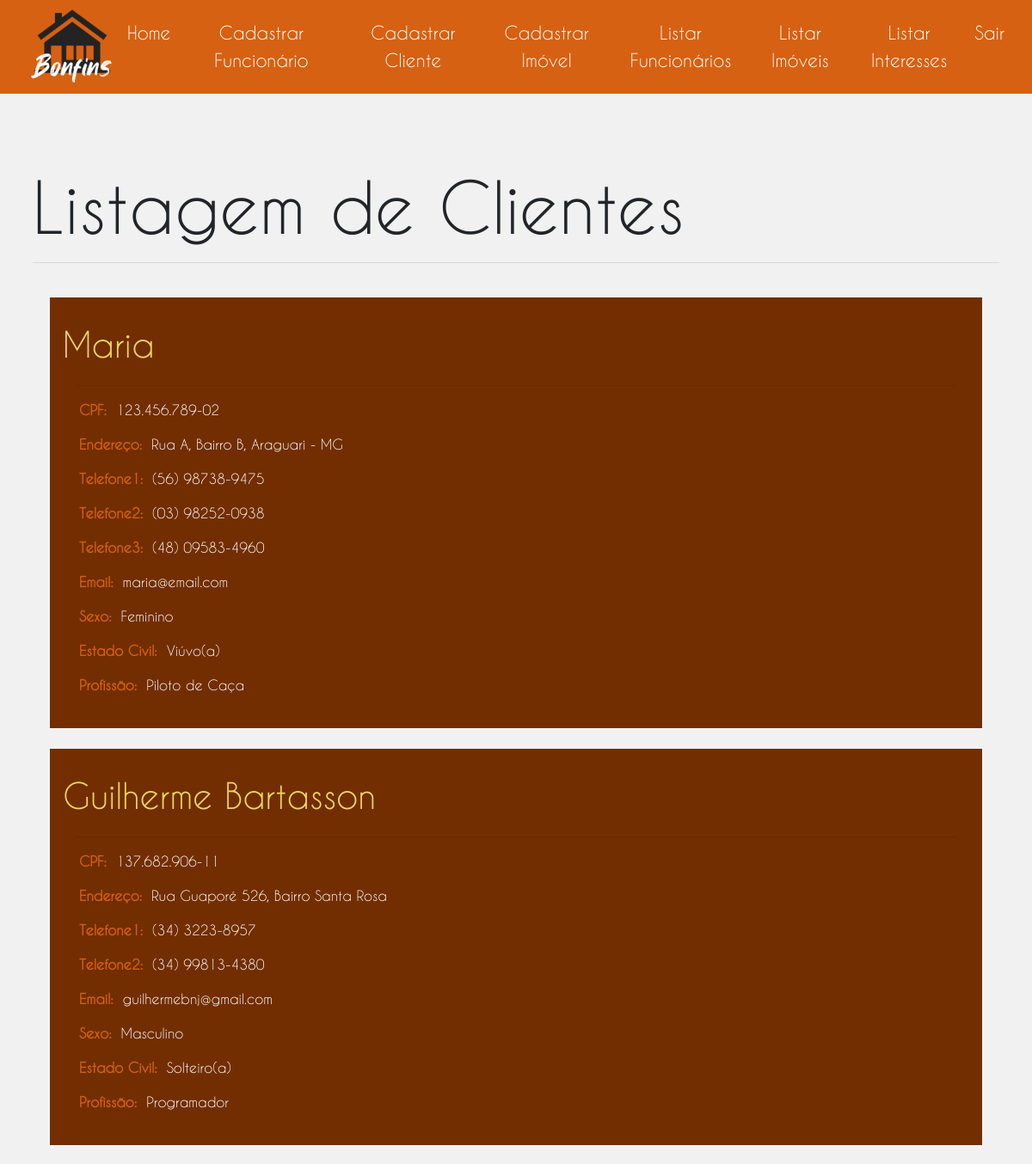
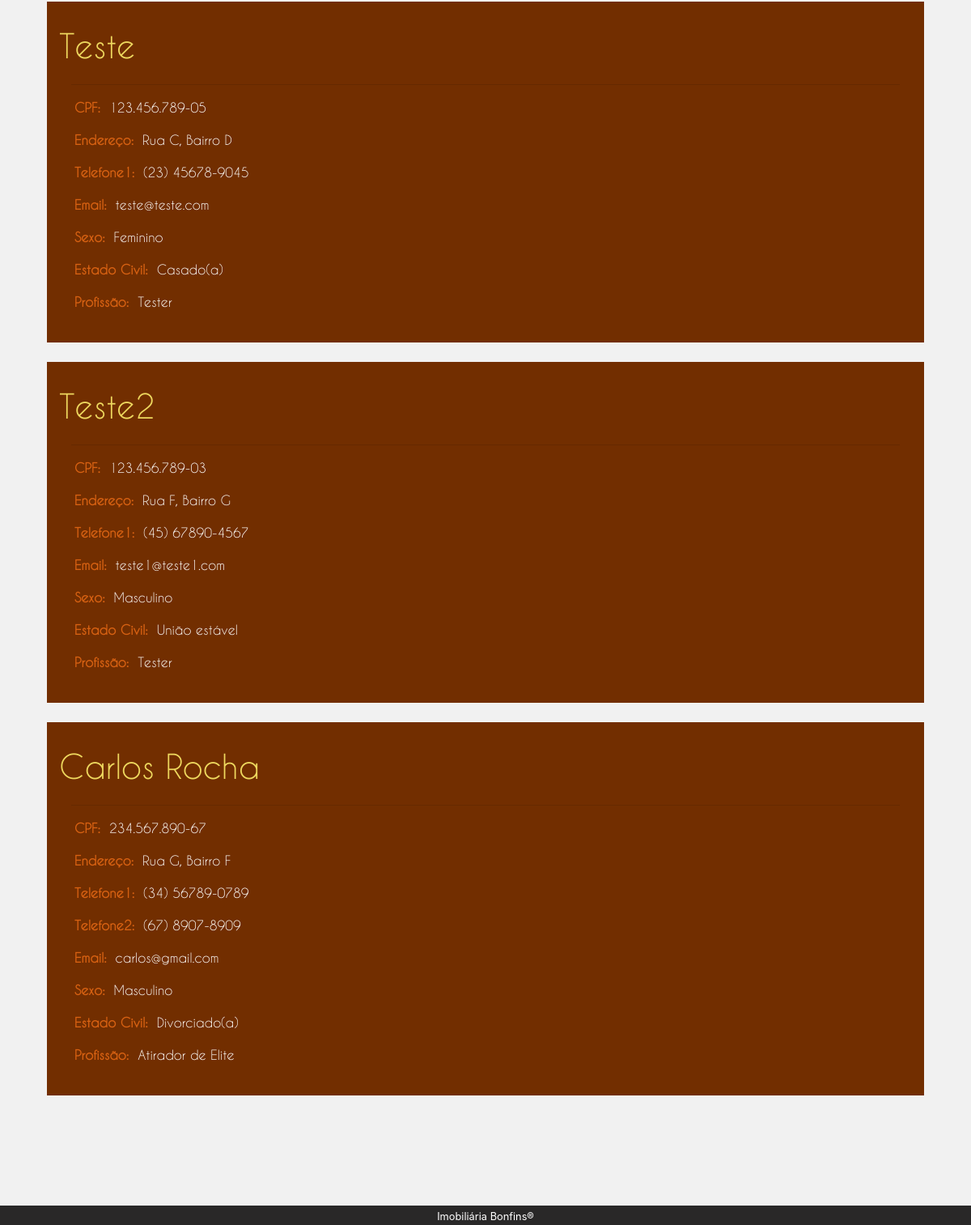
/administrativo/listagemCliente.php (signed in), run on the app's committed database (2 pictures, top to bottom).
### tables this page shows
CREATE TABLE `cliente` (
  `ID` int(4) UNSIGNED NOT NULL,
  `Nome` varchar(100) NOT NULL,
  `Cpf` varchar(14) NOT NULL,
  `Endereco` varchar(150) NOT NULL,
  `Email` varchar(60) NOT NULL,
  `Sexo` char(1) NOT NULL,
  `EstadoCivil` int(1) UNSIGNED NOT NULL,
  `Profissao` varchar(100) NOT NULL
);

CREATE TABLE `estadoCivil` (
  `ID` int(4) UNSIGNED NOT NULL,
  `Nome` varchar(30) NOT NULL
);

### php/cliente.php (called while the page is built, shortened)
<?php
    function getClientes($conn) {
        $array_clientes = null;
        $sql = "SELECT
                    c.ID,
                    c.Nome,
                    c.Cpf,
                    c.Endereco,
                    c.Email,
                    c.Sexo,
                    e.Nome as EstadoCivil,
                    c.Profissao
                FROM
                    cliente as c,
                    estadoCivil as e
                WHERE
                    c.EstadoCivil = e.ID";
        $result = $conn->query($sql);
        while ($row = $result->fetch()) {
            $cliente = new Cliente();
            $cliente->id            = $row["ID"];
            $cliente->nome          = $row["Nome"];
            $cliente->cpf           = $row["Cpf"];
            $cliente->endereco      = $row["Endereco"];
            $cliente->email         = $row["Email"];
            if ($row["Sexo"] == "m")
                $cliente->sexo      = "Masculino";
            if ($row["Sexo"] == "f")
                $cliente->sexo      = "Feminino";
            $cliente->estadoCivil   = $row["EstadoCivil"];
            $cliente->profissao     = $row["Profissao"];
            $array_clientes[] = $cliente;
        }
        return $array_clientes;
    }
?>

### administrativo/listagemCliente.php (the view, shortened to what this page needs)
<!DOCTYPE html>
<html lang="pt-br">
    <head>
        <link rel="stylesheet" href="../css/bootstrap.css">
        <link rel="stylesheet" href="css/administrativo.css">
        <link rel="stylesheet" href="css/listagem.css">
    </head>
    <body>
        <section>
            <div class="col-sm-12">
                <div class="row">
                    <div class="col-sm-12 p-0">
                        <nav class="navbar navbar-expand-lg navbar-light sticky-top pt-0">
                            <a class="navbar-brand pt-0" href="../index.html">
                                <img class="logo-bonfins" src="../assets/images/logo-bonfins3.png">
                            </a>
                            <div class="collapse navbar-collapse" id="navbarSupportedContent">
                                <ul class="navbar-nav ml-auto">
                                    <li class="mt-2 mr-3">
                                        <a href="index.php">Home</a>
                                    </li>
                                    <li class="mt-2 mr-3">
                                        <a href="cadastroFuncionario.php">Cadastrar Funcionário</a>
                                    </li>
                                    <li class="mt-2 mr-3">
                                        <a href="cadastroCliente.php">Cadastrar Cliente</a>
                                    </li>
                                    <li class="mt-2 mr-3">
                                        <a href="cadastroImovel.php">Cadastrar Imóvel</a>
                                    </li>
                                    <li class="mt-2 mr-3">
                                        <a href="listagemFuncionario.php">Listar Funcionários</a>
                                    </li>
                                    <li class="mt-2 mr-3">
                                        <a href="listagemImovel.php">Listar Imóveis</a>
                                    </li>
                                    <li class="mt-2 mr-3">
                                        <a href="listagemInteresse.php">Listar Interesses</a>
                                    </li>
                                    <li class="mt-2 mr-3">
                                        <a href="../php/logout.php">Sair</a>
                                    </li>
                                </ul>
                            </div>
                        </nav>
                    </div>
                </div>
                <div class="row">
                    <div class="col-sm-12 px-0">
                        <div id="listagemContainer" class="px-0">
                            <div class="container px-0">
                                <div class="jumbotron px-2">
                                    <h1 class="display-4">Listagem de Clientes</h1>
                                    <hr class="my-3">
                                    <div id="admContainer">
                                        <?php
                                            require "../php/conexaoMysql.php";
                                            require "../php/cliente.php";
                                            $arrayClientes = null;
                                            $telefones = null;
                                            try {
                                                $arrayClientes = getClientes($conn);
                                            } catch (Exception $e) {
                                                $msgErro = $e->getMessage();
                                                echo $msgErro;
                                            }
                                            if ($arrayClientes != null) {
                                                foreach ($arrayClientes as $cliente) {
                                                    $counterTelefone = 1;
                                                    $sql = "SELECT
                                                                Numero
                                                            FROM
                                                                telefone
                                                            WHERE
                                                                PessoaID = $cliente->id AND
                                                                TipoPessoa = 1";
                                                    $result = $conn->query($sql);
                                                    while ($row = $result->fetch()) {
                                                        $telefones[] = $row["Numero"];
                                                    }
                                                    echo "
                                                        <div class='row pt-4'>
                                                            <div class='container'>
                                                                <div class='col-sm-12 admBox'>
                                                                    <div class='row'>
                                                                        <h1>$cliente->nome</h1>
                                                                    </div>
                                                                    <hr>
                                                                    <div class='row mt-2 ml-1'>
                                                                        <label for='cpf'>
                                                                            <strong>CPF:&nbsp&nbsp</strong>
                                                                        </label>
                                                                        <span name='cpf'>$cliente->cpf</span>
                                                                    </div>
                                                                    <div class='row mt-2 ml-1'>
                                                                        <label for='endereco'>
                                                                            <strong>Endereço:&nbsp&nbsp</strong>
                                                                        </label>
                                                                        <span name='endereco'>$cliente->endereco</span>
                                                                    </div>";
                                                    for ($x = 0; $x < count($telefones); $x++) {
                                                        echo "
                                                            <div class='row mt-2 ml-1'>
                                                                <label for='telefone$counterTelefone'>
                                                                    <strong>Telefone$counterTelefone:&nbsp&nbsp</strong>
                                                                </label>
                                                                <span name='telefone$counterTelefone'>$telefones[$x]</span>
                                                            </div>";
                                                        $counterTelefone++;
                                                    }
                                                    echo "
                                                                    <div class='row mt-2 ml-1'>
                                                                        <label for='email'>
                                                                            <strong>Email:&nbsp&nbsp</strong>
                                                                        </label>
                                                                        <span name='email'>$cliente->email</span>
                                                                    </div>
                                                                    <div class='row mt-2 ml-1'>
                                                                        <label for='sexo'>
                                                                            <strong>Sexo:&nbsp&nbsp</strong>
                                                                        </label>
                                                                        <span name='sexo'>$cliente->sexo</span>
                                                                    </div>
                                                                    <div class='row mt-2 ml-1'>
                                                                        <label for='estadoCivil'>
                                                                            <strong>Estado Civil:&nbsp&nbsp</strong>
                                                                        </label>
                                                                        <span name='estadoCivil'>$cliente->estadoCivil</span>
                                                                    </div>
                                                                    <div class='row mt-2 ml-1'>
                                                                        <label for='profissao'>
                                                                            <strong>Profissão:&nbsp&nbsp</strong>
                                                                        </label>
                                                                        <span name='profissao'>$cliente->profissao</span>
                                                                    </div>
                                                                </div>
                                                            </div>
                                                        </div>";
                                                    $telefones = null;
                                                }
                                            }
                                        ?>
                                    </div>
                                </div>
                            </div>
                        </div>
                    </div>
                </div>
                <div class="row">
                    <div class="col-sm-12 p-0">
                        <footer class="text-center p-0" id=footer>
                            <small>Imobiliária Bonfins<span>&reg</span></small>
                        </footer>
                    </div>
                </div>
            </div>
        </section>
    </body>
</html>

### administrativo/css/administrativo.css (style rules this page uses)
body { background: rgb(41, 40, 40); height: 96vh; }
.logo-bonfins { height: 12vh; margin-left: 20px; }
a { font-size: 30px; }
nav { padding: 0; background-color: rgb(214, 97, 18); font-family: 'Caviar Dreams'; }
nav li { border-left: 0; }
nav li a { display: block; color: rgb(255, 255, 255) !important; font-size: 1.3rem; border-left: 0; text-align: center; }
#admContainer { padding: 20px; padding-top: 0; background-color: #f1f1f1; min-height: 82.3vh; }
.jumbotron { background-color: inherit !important; font-family: 'Caviar Dreams' !important; }
.jumbotron h1 { font-size: 5rem; }
footer { padding: 20px; background-color: rgb(41, 40, 40); color: white; }

### administrativo/css/listagem.css (style rules this page uses)
#listagemContainer { padding: 20px; background-color: #f1f1f1; min-height: 82.3vh; }
.admBox { background: rgb(114, 46, 0); padding: 30px; color: white; }
.admBox h1 { font-size: 2.5rem !important; color: rgb(238, 216, 94); }
label { color: rgb(214, 97, 18); }

### data on the page
cliente: Nome "Maria", Cpf "123.456.789-02", Endereco "Rua A, Bairro B, Araguari - MG", x "(56) 98738-9475", x "(03) 98252-0938", x "(48) 09583-4960", Email "maria@email.com", sexo "Feminino", EstadoCivil.Nome "Viúvo(a)", Profissao "Piloto de Caça"
cliente: Nome "Guilherme Bartasson", Cpf "137.682.906-11", Endereco "Rua Guaporé 526, Bairro Santa Rosa", x "(34) 3223-8957", x "(34) 99813-4380", Email "guilhermebnj@gmail.com", sexo "Masculino", EstadoCivil.Nome "Solteiro(a)", Profissao "Programador"
cliente: Nome "Teste", Cpf "123.456.789-05", Endereco "Rua C, Bairro D", x "(23) 45678-9045", Email "teste@teste.com", sexo "Feminino", EstadoCivil.Nome "Casado(a)", Profissao "Tester"
cliente: Nome "Teste2", Cpf "123.456.789-03", Endereco "Rua F, Bairro G", x "(45) 67890-4567", Email "teste1@teste1.com", sexo "Masculino", EstadoCivil.Nome "União estável", Profissao "Tester"
cliente: Nome "Carlos Rocha", Cpf "234.567.890-67", Endereco "Rua G, Bairro F", x "(34) 56789-0789", x "(67) 8907-8909", Email "carlos@gmail.com", sexo "Masculino", EstadoCivil.Nome "Divorciado(a)", Profissao "Atirador de Elite"
